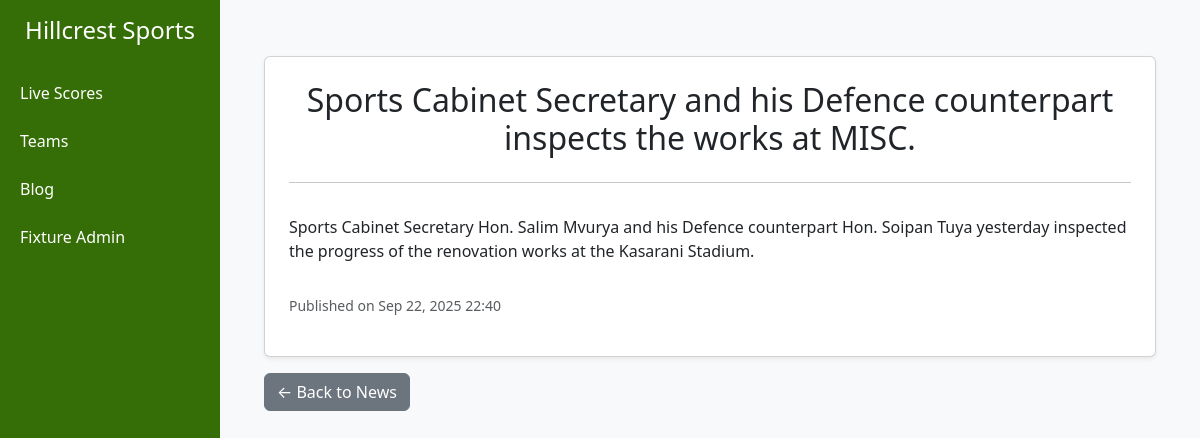
The page /news-detail/4/edit/ on the database its author committed.
### blog/models.py (models this page shows, shortened)
class News(models.Model):
    title = models.CharField(max_length=200)
    content = models.TextField()
    author = models.ForeignKey(User, on_delete=models.SET_NULL, null=True)
    created_at = models.DateTimeField(auto_now_add=True)

### fixtureviewer/views.py (the view)
# urls.py: path('news-detail/<int:news_id>/edit/', views.news_detail, name='news-detail'),
def news_detail(request, news_id):
    news = get_object_or_404(News, pk=news_id)
    return render(request, 'viewer/blog.html' , {'news': news})

### templates/viewer/blog.html (shortened to what this page needs)
{% extends 'base/main.html' %}
{% block content %}
<div class="container mt-4">
    <div class="card shadow-sm p-4">
        <h2>{{ news.title }}</h2>
        <hr>
        <p>{{ news.content|linebreaks }}</p>
         <p class="text-muted small">
            Published on {{ news.created_at|date:"M d, Y H:i" }}
        </p>
    </div>
    <div class="mt-3">
        <a href="{% url 'latest-news' %}" class="btn btn-secondary">← Back to News</a>
    </div>
</div>
{% endblock %}

### static/css/style.css (style rules this page uses)
body { background-color: #f8f9fa; }
h2 { text-align: center; }

### rows shown on the page
News: title "Sports Cabinet Secretary and his Defence counterpart inspects the works at MISC.", content "Sports Cabinet Secretary Hon. Salim Mvurya and his Defence counterpart Hon. Soipan Tuya yesterday inspected the progress of the renovation works at the Kasarani Stadium.", created_at "Sep 22, 2025 22:40"
